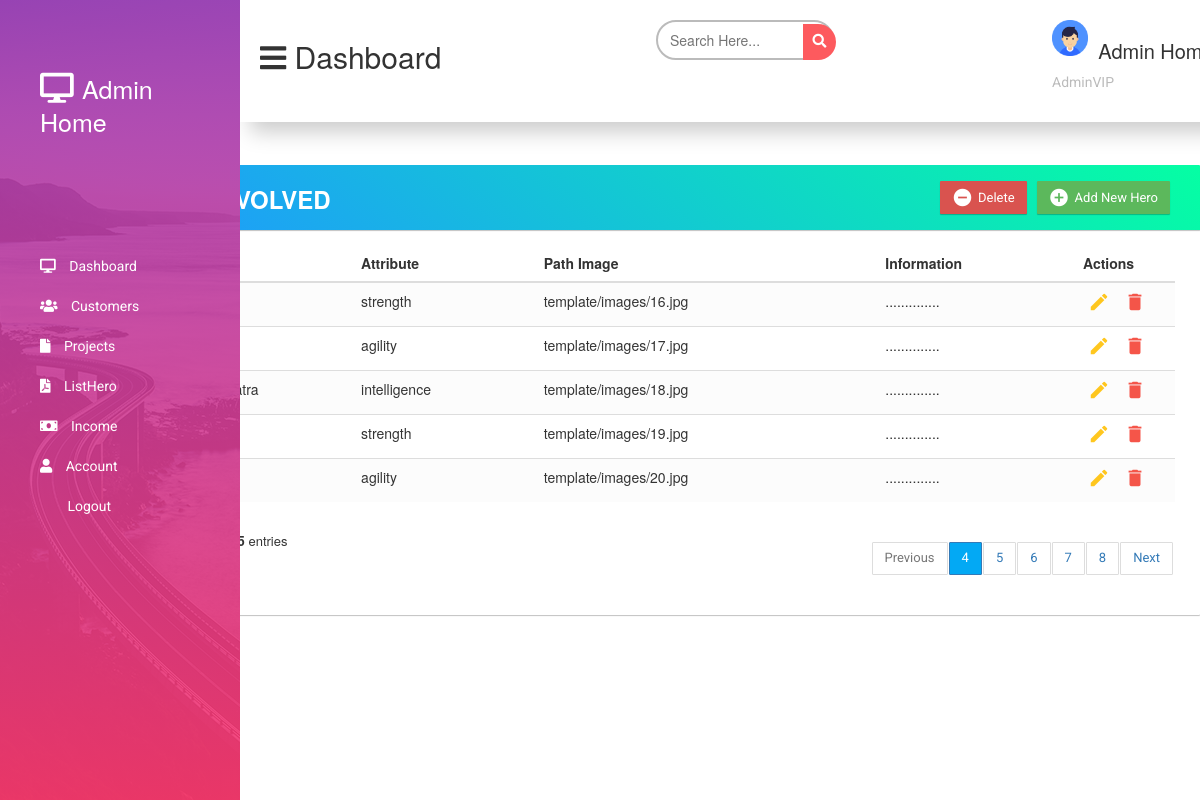
Screenshot of /views/admin/listHero.php?page=4 with the database file from the repository.
### tables this page shows
CREATE TABLE `heros` (
  `id` bigint(20) NOT NULL,
  `name` varchar(255) DEFAULT NULL,
  `attribute` varchar(255) DEFAULT NULL,
  `image` varchar(255) DEFAULT NULL,
  `information` text DEFAULT NULL,
  `gender` varchar(10) DEFAULT NULL
);

### views/admin/listHero.php (the view, shortened to what this page needs)
<!DOCTYPE html>
<html>
<head>
    <link type="text/css" rel="stylesheet" href="<?php echo $_SESSION["path"]; ?>template/css/style.css?v=<?php echo time(); ?>" />
    <link type="text/css" rel="stylesheet" href="<?php echo $_SESSION["path"]; ?>template/css/font-awesome.min.css?v=<?php echo time(); ?>" />
    <link type="text/css" rel="stylesheet" href="<?php echo $_SESSION["path"]; ?>alert.css?v=<?php echo time(); ?>" />
    <link rel="stylesheet" href="<?php echo $_SESSION["path"]; ?>template/css/list.css">
    <link rel="stylesheet" href="https://maxcdn.bootstrapcdn.com/font-awesome/4.7.0/css/font-awesome.min.css">
    <link rel="stylesheet" href="https://cdnjs.cloudflare.com/ajax/libs/font-awesome/5.15.3/css/all.min.css"/>
    <link rel="stylesheet" href="https://maxcdn.bootstrapcdn.com/bootstrap/3.3.7/css/bootstrap.min.css">
</head>
<body>
    <?php require_once($_SERVER['DOCUMENT_ROOT'].$_SESSION["path"]."common/admin/menu.php"); ?>
<Section id="main-content">
    <?php require_once($_SERVER['DOCUMENT_ROOT'].$_SESSION["path"]."common/admin/header.php"); ?>
</Section>
    <div class="container">
        <div class="container list">
            <div class="table-wrapper">
                <div class="table-title">
                    <div class="row">
                        <div class="col-sm-6">
          <h2>Heroes <b>EVOLVED</b></h2>
         </div>
         <div class="col-sm-6">
          <a href="#addEmployeeModal" class="btn btn-success" data-toggle="modal"><i class="material-icons">&#xE147;</i> <span>Add New Hero</span></a>
          <a href="#deleteEmployeeModal" class="btn btn-danger btnDelete" data-toggle="modal"><i class="material-icons">&#xE15C;</i> <span>Delete</span></a>
         </div>
                    </div>
                </div>
                <table class="table table-striped table-hover">
                    <thead>
                        <tr>
          <th>
           <span class="custom-checkbox">
           </span>
          </th>
        <th>Name</th>
        <th>Attribute</th>
        <th>Path Image</th>
        <th>Information</th>
        <th>Actions</th>
        </tr>
        </thead>
        <tbody>
        <?php
            require_once($_SERVER['DOCUMENT_ROOT'].$_SESSION["path"]."common/connect.php");
            $sql="SELECT COUNT(*)AS maxItems FROM heros";
            $result = $conn->query($sql);
            $maxItems = ($result->fetch_assoc())["maxItems"];
            $page = $_GET["page"];
            $maxPageItems = 5;
            $maxPage = ceil($maxItems/($maxPageItems*1.0));
            $offer = '';
            if($page <= $maxPage){
                $offer = ($page-1) * $maxPageItems;
            }
            $sql = "SELECT * FROM heros LIMIT ".$offer.",".$maxPageItems."";
            $result = $conn->query($sql);
            if($result->num_rows > 0){
                while($row = $result->fetch_assoc()){
                    ?>
                    <tr>
                        <td>
                        <span class="custom-checkbox">
                        </span>
                        </td>
                        <td><?php echo $row["name"]; ?></td>
                        <td><?php echo $row["attribute"]; ?></td>
                        <td><?php echo $row["image"]; ?></td>
                        <td>..............</td>
                        <td>
                            <a href="#editEmployeeModal" id="<?php echo $row["id"]; ?>" class="edit" data-toggle="modal" ><i class="material-icons" data-toggle="tooltip" title="Edit">&#xE254;</i></a>
                            <a href="#deleteEmployeeModal" id="<?php echo $row["id"]; ?>" class="delete" data-toggle="modal"><i class="material-icons" data-toggle="tooltip" title="Delete">&#xE872;</i></a>
                        </td>
                    </tr>
                    <?php
                }
            }
        ?>
        </tbody>
        </table>
       <div class="clearfix">
                    <div class="hint-text">Showing <b><?php echo $maxPageItems; ?></b> out of <b><?php echo $maxItems; ?></b> entries</div>
                    <ul class="pagination">
                        <li class="page-item <?php if($page < $maxPageItems) echo "disabled"; ?>">
                            <a href="<?php echo $_SESSION["path"]; ?>views/admin/listHero.php?page=<?php
                                echo $page;
                            ?>
                            ">Previous</a></li>
                        <?php
                            $max = $_SESSION["max"];
                            for($i = $max-4; $i <= $max; $i++){
                                ?>
                                    <li class="page-item <?php if($i==$page)echo 'active'; ?>" value="<?php echo $i; ?>">
                                        <a href="listHero.php?page=<?php echo $i; ?>" class="page-link"><?php echo $i; ?></a>
                                    </li>
                                <?php
                            }
                        ?>
                        <li class="page-item <?php if($max >= $maxPage) echo "disabled"; ?>">
                            <a href="listHero.php?page=<?php
                                if($max < $maxPage){
                                    $page = $max + 1;
                                    echo $page;
                                }
                                else echo $page;
                            ?>
                            " class="page-link">Next</a>
                        </li>
                    </ul>
                </div>
            </div>
        </div>
    </div>
</body>
</html>

### template/css/style.css (style rules this page uses)
* { margin: 0; padding: 0; box-sizing: border-box; list-style-type: none; text-decoration: none; }
h1, h2, h3, h4, h5, h6 { font-family: 'Raleway', sans-serif; }
p, a { font-family: 'Roboto', sans-serif; }
.container { max-width: 1330px; margin: 0 auto; padding-left: 15px; padding-right: 15px; }
.active { width: 40% !important; z-index: 20 !important; }
section#main-content { width: 80%; float: right; }
table th { text-align: left; }
table td { padding: 8px 0px; }
table td { padding: 20px 0px 0px 0px; }

### template/css/list.css (style rules this page uses)
body { color: #566787; background: #f5f5f5; font-family: 'Varela Round', sans-serif; font-size: 13px; }
.table-wrapper { background: #fff; padding: 20px 25px; margin: 30px 0; border-radius:1px; box-shadow: 0 1px 1px rgba(0, 0, 0, 0.247); }
.table-title { padding-bottom: 15px; background: linear-gradient(40deg, #2096ff, #05ffa3) !important; color: #fff; padding: 16px 30px; margin: -20px -25px 10px; border-radius: 1px 1px 0 0; box-shadow: 0 1px 1px rgba(0, 0, 0, 0.247); }
.table-title h2 { margin: 5px 0 0; font-size: 24px; }
.table-title .btn { color: #fff; float: right; font-size: 13px; border: none; min-width: 50px; border-radius: 1px; border: none; outline: none !important; margin-left: 10px; box-shadow: 0 1px 1px rgba(0, 0, 0, 0.247); }
.table-title .btn i { float: left; font-size: 21px; margin-right: 5px; }
.table-title .btn span { float: left; margin-top: 2px; }
table.table tr th, table.table tr td { border-color: #e9e9e9; padding: 12px 15px; vertical-align: middle; }
table.table tr th:first-child { width: 60px; }
table.table tr th:last-child { width: 100px; }
table.table-striped tbody tr:nth-of-type(odd) { background-color: #fcfcfc; }
table.table td:last-child i { opacity: 0.9; font-size: 22px; margin: 0 5px; }
table.table td a { font-weight: bold; color: #566787; display: inline-block; text-decoration: none; outline: none !important; }
table.table td a.edit { color: #FFC107; }
table.table td a.delete { color: #F44336; }
table.table td i { font-size: 19px; }
.pagination { float: right; margin: 0 0 5px; }
.pagination li a { border: none; font-size: 13px; min-width: 30px; min-height: 30px; color: #999; margin: 0 2px; line-height: 30px; border-radius: 1px !important; text-align: center; padding: 0 6px; }
.pagination li.active a, .pagination li.active a.page-link { background: #03A9F4; }
.hint-text { float: left; margin-top: 10px; font-size: 13px; }
.custom-checkbox { position: relative; }

### views/admin/listHero.php (style rules this page uses)
.container { position: absolute; width: 1095px; top: 125px; height: 100px; padding: 0; right: 0; }
.list { top: 10px; }

### rows the page displays
heros: attribute "strength", image "template/images/16.jpg"
heros: attribute "agility", image "template/images/17.jpg"
heros: attribute "intelligence", image "template/images/18.jpg"
heros: attribute "strength", image "template/images/19.jpg"
heros: attribute "agility", image "template/images/20.jpg"
